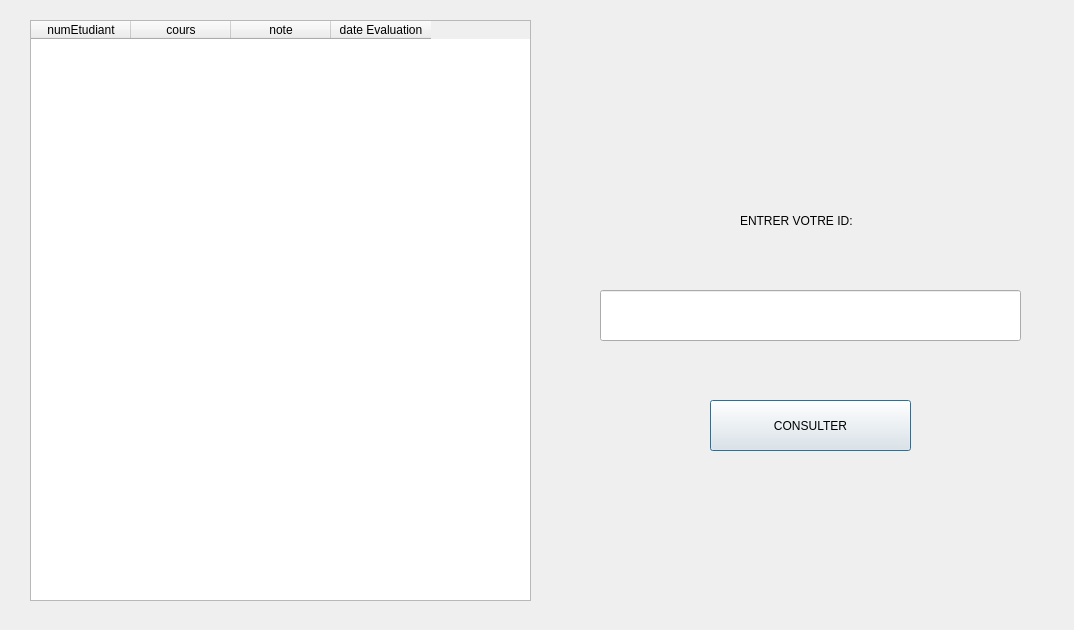
<?xml version="1.0" encoding="UTF-8"?>
<ui version="4.0">
 <class>consultDialog</class>
 <widget class="QDialog" name="consultDialog">
  <property name="geometry">
   <rect>
    <x>0</x>
    <y>0</y>
    <width>1074</width>
    <height>630</height>
   </rect>
  </property>
  <property name="windowTitle">
   <string>Dialog</string>
  </property>
  <widget class="QPushButton" name="pushButton">
   <property name="geometry">
    <rect>
     <x>710</x>
     <y>400</y>
     <width>201</width>
     <height>51</height>
    </rect>
   </property>
   <property name="text">
    <string>CONSULTER</string>
   </property>
  </widget>
  <widget class="QLineEdit" name="lineEdit">
   <property name="geometry">
    <rect>
     <x>600</x>
     <y>290</y>
     <width>421</width>
     <height>51</height>
    </rect>
   </property>
  </widget>
  <widget class="QLabel" name="label">
   <property name="geometry">
    <rect>
     <x>740</x>
     <y>200</y>
     <width>331</width>
     <height>41</height>
    </rect>
   </property>
   <property name="text">
    <string>ENTRER VOTRE ID:</string>
   </property>
  </widget>
  <widget class="QTableWidget" name="tableWidget">
   <property name="geometry">
    <rect>
     <x>30</x>
     <y>20</y>
     <width>501</width>
     <height>581</height>
    </rect>
   </property>
   <column>
    <property name="text">
     <string>numEtudiant</string>
    </property>
   </column>
   <column>
    <property name="text">
     <string>cours</string>
    </property>
   </column>
   <column>
    <property name="text">
     <string>note</string>
    </property>
   </column>
   <column>
    <property name="text">
     <string>date Evaluation</string>
    </property>
   </column>
  </widget>
  <widget class="QLabel" name="label_2">
   <property name="geometry">
    <rect>
     <x>730</x>
     <y>30</y>
     <width>141</width>
     <height>141</height>
    </rect>
   </property>
   <property name="text">
    <string/>
   </property>
   <property name="pixmap">
    <pixmap>../note.png</pixmap>
   </property>
   <property name="scaledContents">
    <bool>true</bool>
   </property>
  </widget>
 </widget>
 <resources/>
 <connections/>
</ui>
